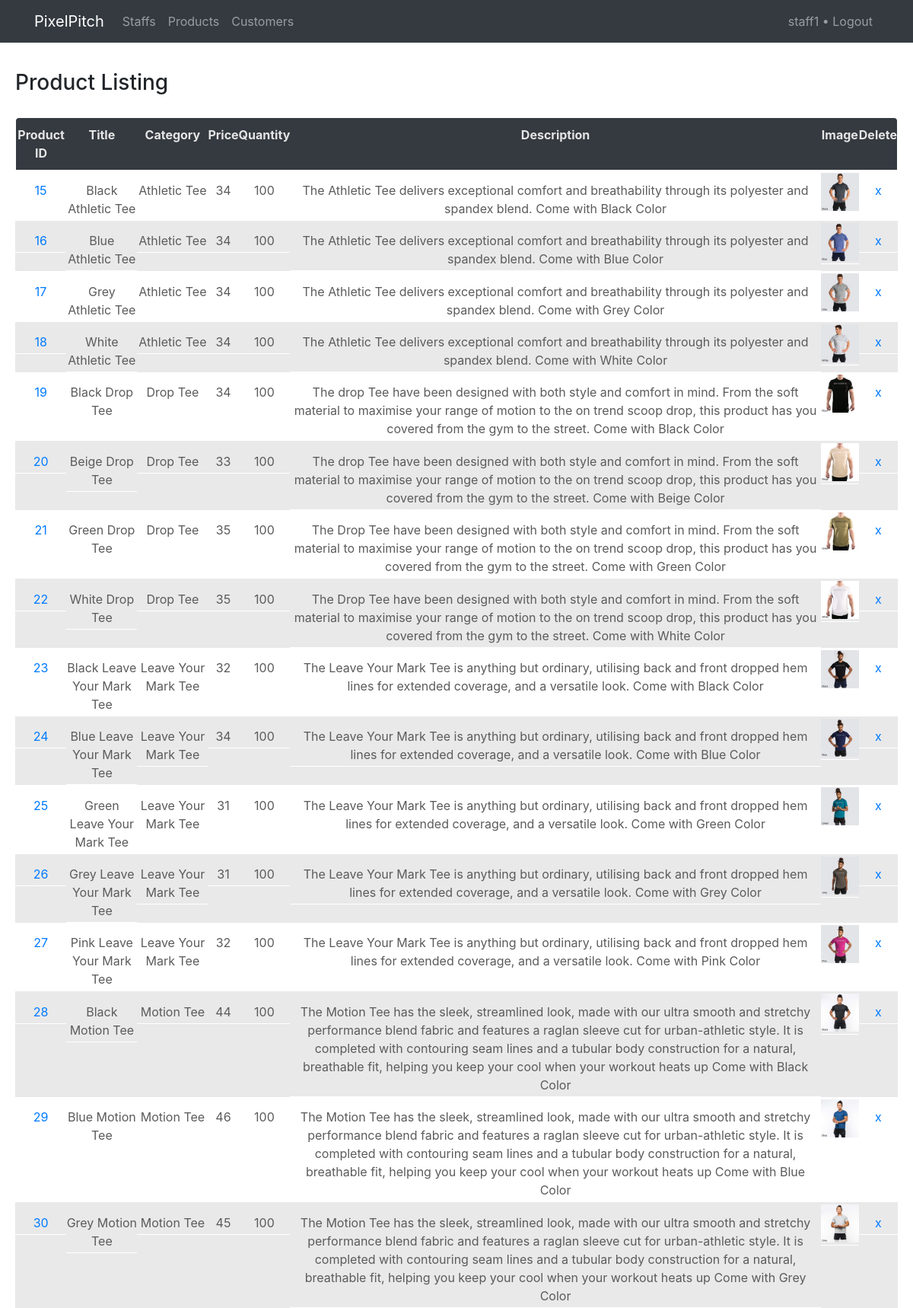
Page /WebClient/admin/product_listing.php (signed in, upper part) on the committed database.
### tables this page shows
CREATE TABLE `products`
(
  `product_id` int(11) NOT NULL PRIMARY KEY AUTO_INCREMENT,
  `product_title` varchar(255) NOT NULL,
  `product_category_id` int(11) NOT NULL,
  `product_price` float NOT NULL,
  `product_quantity` int(11) NOT NULL,
  `product_description` text NOT NULL,
  `product_image` varchar(255) NOT NULL
);

### WebClient/admin/product_listing.php (the view, shortened to what this page needs)
<?php
require_once "../../Server/admin/adminConfig.php";
?>
<!DOCTYPE html>
<html>
<head>
    <link rel="stylesheet" href="https://maxcdn.bootstrapcdn.com/bootstrap/4.0.0-beta/css/bootstrap.min.css">
    <link href="https://maxcdn.bootstrapcdn.com/font-awesome/4.7.0/css/font-awesome.min.css" rel="stylesheet">
    <link rel="stylesheet" href="//code.jquery.com/ui/1.12.1/themes/base/jquery-ui.css">
    <link rel="stylesheet" type="text/css" href="../css/adminStyle.css">
</head>
<header>
    <nav class="navbar navbar-expand-lg navbar-dark bg-dark mb-3">
    <div class="container">
        <span class="navbar-brand">PixelPitch</span>
        <div class="collapse navbar-collapse" id="navbarNav">
            <ul class="navbar-nav">
                <li class="nav-item">
                    <a class="nav-link" href="staff_listing.php">Staffs</a>
                </li>
                <li class="nav-item">
                    <a class="nav-link" href="product_listing.php">Products</a>
                </li>
                <li class="nav-item">
                    <a class="nav-link" href="customer_listing.php">Customers</a>
                </li>
                </ul>
            <ul class="navbar-nav ml-auto">
                <li class="nav-item">
                    <a class="nav-link" href="admin_logout.php"><?php echo $_SESSION['login_user'] ; ?> • Logout</a>
                </li>
            </ul>
        </div>
    </div>
    </nav>
</header>
<h3 style="padding: 20px">Product Listing</h3>
<body>
    <?php
    $sql = "SELECT p.product_id, \n"
        . "p.product_title, \n"
        . "IFNULL(c.cat_id,0) as category_id, \n"
        . "IFNULL(c.cat_title,'') as product_category, \n"
        . "p.product_price, \n"
        . "p.product_quantity, \n"
        . "p.product_description, \n"
        . "p.product_image\n"
        . "FROM products p\n"
        . "	join categories c on p.product_category_id = c.cat_id\n"
        . "order by p.product_id";
    $result = $conn->query($sql);
        if ($result->num_rows > 0) {
            echo '<div class="table" id="results">';
            echo '<div class="theader">
                <div class="table_header">Product ID</div>
                <div class="table_header">Title</div>
                <div class="table_header">Category</div>
                <div class="table_header">Price</div>
                <div class="table_header">Quantity</div>
                <div class="table_header">Description</div>
                <div class="table_header">Image</div>
                <div class="table_header">Delete</div>
            </div>';
        while($row = $result->fetch_assoc()) {
            $productId = $row["product_id"];
            $productTitle = $row["product_title"];
            $categoryId = $row["category_id"];
            $productCategory = $row["product_category"];
            $price = $row["product_price"];
            $qty = $row["product_quantity"];
            $desc = $row["product_description"];
            $image = $row["product_image"];
            echo " <div class='table_row'>";
            echo "<div class='table_small'>
                    <div class='table_cell'>Product ID</div>
                    <div class='table_cell'><a href='#' onclick='lnkEdit_click(" . $productId . ", \"".$productTitle."\", ".$categoryId.", \"".$price."\", \"".$qty."\", \"".$desc."\", \"".$image."\");' >" . $productId . "</a></div>
                </div>";
            echo "<div class='table_small'>
                <div class='table_cell'>Product Title</div>
                <div class='table_cell'>".$productTitle."</div>
            </div>";
            echo "<div class='table_small'>
                <div class='table_cell'>Product Category</div>
                <div class='table_cell'>".$productCategory."</div>
            </div>";
            echo "<div class='table_small'>
                <div class='table_cell'>Price</div>
                <div class='table_cell'>".$price."</div>
            </div>";
            echo "<div class='table_small'>
                <div class='table_cell'>Quantity</div>
                <div class='table_cell'>".$qty."</div>
            </div>";
            echo "<div class='table_small'>
                <div class='table_cell'>Description</div>
                <div class='table_cell'>".$desc."</div>
            </div>";
            echo "<div class='table_small'>
                <div class='table_cell'>Product Image</div>
                <div class='table_cell'><img width='50' height='50' src='/pixelpitch/".$image."'/></div>
            </div>";
            echo "<div class='table_small'>
                <div class='table_cell'>Delete</div>
                <div class='table_cell'><a href='#' onclick=confirmDelete(".$productId.");>x</a></div>
            </div>";
            echo "</div>";
        }
        echo '</div>';
    } else {
        echo "0 results";
    }
    ?>
</body>
</html>

### WebClient/css/adminStyle.css (style rules this page uses)
.table { margin-left:auto; margin-right:auto; display: table; text-align: center; width: 100%; padding-left: 20px; padding-right: 20px; border-collapse: separate; font-family: -apple-system, BlinkMacSystemFont, 'Segoe UI', Roboto, Oxygen, Ubuntu, Cantarell, 'Open Sans', 'Helvetica Neue', sans-serif; font-weight: normal; }
.table_row { display: table-row; }
.theader { display: table-row; }
.table_header { display: table-cell; border-bottom: #fff 1px solid; border-top: #fff 1px solid; background: #343A40; color: #e5e5e5; padding-top: 10px; padding-bottom: 10px; font-weight: 700; }
.table_header:first-child { border-left: #fff 1px solid; border-top-left-radius: 5px; }
.table_header:last-child { border-right: #fff 1px solid; border-top-right-radius: 5px; }
.table_small { display: table-cell; }
.table_row > .table_small > .table_cell { padding-top: 3px; padding-bottom: 3px; color: #5b5b5b; border-bottom: #fff 1px solid; }
.table_row > .table_small:first-child > .table_cell { border-left: #fff 0px solid; }
.table_row > .table_small:last-child > .table_cell { border-right: #fff 0px solid; }
.table_row:nth-child(2n+3) { background: #e9e9e9; }

### rows in the picture
products: product_id "15", product_title "Black Athletic Tee", productCategory "Athletic Tee", product_price "34", product_quantity "100", product_description "The Athletic Tee delivers exceptional comfort and breathability through its polyester and spandex blend. Come with Black Color", product_image (picture)
products: product_id "16", product_title "Blue Athletic Tee", productCategory "Athletic Tee", product_price "34", product_quantity "100", product_description "The Athletic Tee delivers exceptional comfort and breathability through its polyester and spandex blend. Come with Blue Color", product_image (picture)
products: product_id "17", product_title "Grey Athletic Tee", productCategory "Athletic Tee", product_price "34", product_quantity "100", product_description "The Athletic Tee delivers exceptional comfort and breathability through its polyester and spandex blend. Come with Grey Color", product_image (picture)
products: product_id "18", product_title "White Athletic Tee", productCategory "Athletic Tee", product_price "34", product_quantity "100", product_description "The Athletic Tee delivers exceptional comfort and breathability through its polyester and spandex blend. Come with White Color", product_image (picture)
products: product_id "19", product_title "Black Drop Tee", productCategory "Drop Tee", product_price "34", product_quantity "100", product_description "The drop Tee have been designed with both style and comfort in mind. From the soft material to maximise your range of motion to the on trend scoop drop, this product has you covered from the gym to the street. Come with Black Color", product_image (picture)
products: product_id "20", product_title "Beige Drop Tee", productCategory "Drop Tee", product_price "33", product_quantity "100", product_description "The drop Tee have been designed with both style and comfort in mind. From the soft material to maximise your range of motion to the on trend scoop drop, this product has you covered from the gym to the street. Come with Beige Color", product_image (picture)
products: product_id "21", product_title "Green Drop Tee", productCategory "Drop Tee", product_price "35", product_quantity "100", product_description "The Drop Tee have been designed with both style and comfort in mind. From the soft material to maximise your range of motion to the on trend scoop drop, this product has you covered from the gym to the street. Come with Green Color", product_image (picture)
products: product_id "22", product_title "White Drop Tee", productCategory "Drop Tee", product_price "35", product_quantity "100", product_description "The Drop Tee have been designed with both style and comfort in mind. From the soft material to maximise your range of motion to the on trend scoop drop, this product has you covered from the gym to the street. Come with White Color", product_image (picture)
products: product_id "23", product_title "Black Leave Your Mark Tee", productCategory "Leave Your Mark Tee", product_price "32", product_quantity "100", product_description "The Leave Your Mark Tee is anything but ordinary, utilising back and front dropped hem lines for extended coverage, and a versatile look. Come with Black Color", product_image (picture)
products: product_id "24", product_title "Blue Leave Your Mark Tee", productCategory "Leave Your Mark Tee", product_price "34", product_quantity "100", product_description "The Leave Your Mark Tee is anything but ordinary, utilising back and front dropped hem lines for extended coverage, and a versatile look. Come with Blue Color", product_image (picture)
products: product_id "25", product_title "Green Leave Your Mark Tee", productCategory "Leave Your Mark Tee", product_price "31", product_quantity "100", product_description "The Leave Your Mark Tee is anything but ordinary, utilising back and front dropped hem lines for extended coverage, and a versatile look. Come with Green Color", product_image (picture)
products: product_id "26", product_title "Grey Leave Your Mark Tee", productCategory "Leave Your Mark Tee", product_price "31", product_quantity "100", product_description "The Leave Your Mark Tee is anything but ordinary, utilising back and front dropped hem lines for extended coverage, and a versatile look. Come with Grey Color", product_image (picture)
products: product_id "27", product_title "Pink Leave Your Mark Tee", productCategory "Leave Your Mark Tee", product_price "32", product_quantity "100", product_description "The Leave Your Mark Tee is anything but ordinary, utilising back and front dropped hem lines for extended coverage, and a versatile look. Come with Pink Color", product_image (picture)
products: product_id "28", product_title "Black Motion Tee", productCategory "Motion Tee", product_price "44", product_quantity "100", product_description "The Motion Tee has the sleek, streamlined look, made with our ultra smooth and stretchy performance blend fabric and features a raglan sleeve cut for urban-athletic style. It is completed with contouring seam lines and a tubular body construction for a natural, breathable fit, helping you keep your cool when your workout heats up Come with Black Color", product_image (picture)
products: product_id "29", product_title "Blue Motion Tee", productCategory "Motion Tee", product_price "46", product_quantity "100", product_description "The Motion Tee has the sleek, streamlined look, made with our ultra smooth and stretchy performance blend fabric and features a raglan sleeve cut for urban-athletic style. It is completed with contouring seam lines and a tubular body construction for a natural, breathable fit, helping you keep your cool when your workout heats up Come with Blue Color", product_image (picture)
products: product_id "30", product_title "Grey Motion Tee", productCategory "Motion Tee", product_price "45", product_quantity "100", product_description "The Motion Tee has the sleek, streamlined look, made with our ultra smooth and stretchy performance blend fabric and features a raglan sleeve cut for urban-athletic style. It is completed with contouring seam lines and a tubular body construction for a natural, breathable fit, helping you keep your cool when your workout heats up Come with Grey Color", product_image (picture)

### other values in the picture
$_SESSION['login_user'] "staff1"
